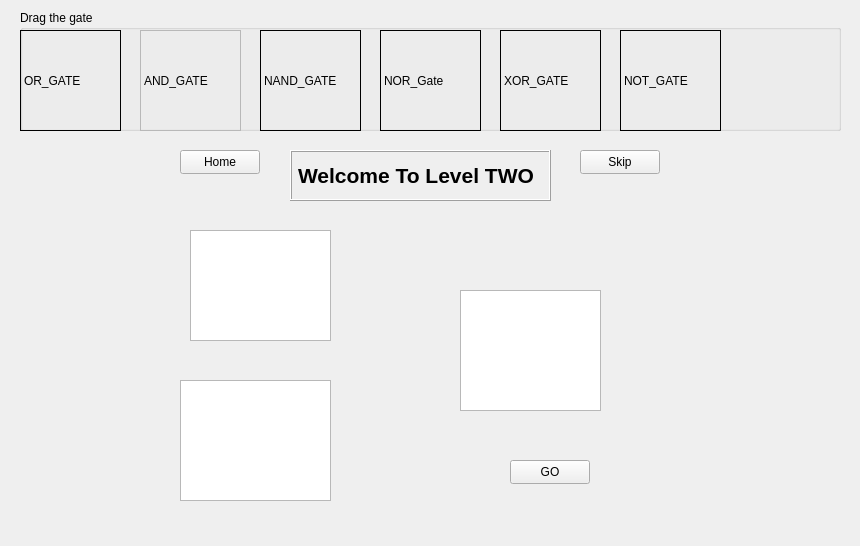
<?xml version="1.0" encoding="UTF-8"?>
<ui version="4.0">
 <class>Form</class>
 <widget class="QWidget" name="Form">
  <property name="geometry">
   <rect>
    <x>0</x>
    <y>0</y>
    <width>860</width>
    <height>546</height>
   </rect>
  </property>
  <property name="windowTitle">
   <string>Form</string>
  </property>
  <property name="styleSheet">
   <string notr="true"/>
  </property>
  <widget class="QLabel" name="label">
   <property name="geometry">
    <rect>
     <x>0</x>
     <y>0</y>
     <width>851</width>
     <height>541</height>
    </rect>
   </property>
   <property name="styleSheet">
    <string notr="true">background-image: url(:/icons/wallpaper10.png);</string>
   </property>
   <property name="text">
    <string/>
   </property>
  </widget>
  <widget class="QGraphicsView" name="graphicsView">
   <property name="geometry">
    <rect>
     <x>190</x>
     <y>230</y>
     <width>141</width>
     <height>111</height>
    </rect>
   </property>
  </widget>
  <widget class="QGraphicsView" name="graphicsView_2">
   <property name="geometry">
    <rect>
     <x>180</x>
     <y>380</y>
     <width>151</width>
     <height>121</height>
    </rect>
   </property>
  </widget>
  <widget class="QGraphicsView" name="graphicsView_3">
   <property name="geometry">
    <rect>
     <x>460</x>
     <y>290</y>
     <width>141</width>
     <height>121</height>
    </rect>
   </property>
  </widget>
  <widget class="QGroupBox" name="groupBox">
   <property name="geometry">
    <rect>
     <x>20</x>
     <y>10</y>
     <width>821</width>
     <height>121</height>
    </rect>
   </property>
   <property name="styleSheet">
    <string notr="true"/>
   </property>
   <property name="title">
    <string>Drag the gate</string>
   </property>
   <widget class="Custom_Label" name="orGateLabel">
    <property name="geometry">
     <rect>
      <x>0</x>
      <y>20</y>
      <width>101</width>
      <height>101</height>
     </rect>
    </property>
    <property name="frameShape">
     <enum>QFrame::Box</enum>
    </property>
    <property name="text">
     <string>OR_GATE</string>
    </property>
   </widget>
   <widget class="Custom_Label" name="andGateLabel">
    <property name="geometry">
     <rect>
      <x>120</x>
      <y>20</y>
      <width>101</width>
      <height>101</height>
     </rect>
    </property>
    <property name="frameShape">
     <enum>QFrame::StyledPanel</enum>
    </property>
    <property name="text">
     <string>AND_GATE</string>
    </property>
   </widget>
   <widget class="Custom_Label" name="nandGateLabel">
    <property name="geometry">
     <rect>
      <x>240</x>
      <y>20</y>
      <width>101</width>
      <height>101</height>
     </rect>
    </property>
    <property name="frameShape">
     <enum>QFrame::Box</enum>
    </property>
    <property name="text">
     <string>NAND_GATE</string>
    </property>
   </widget>
   <widget class="Custom_Label" name="norGateLabel">
    <property name="geometry">
     <rect>
      <x>360</x>
      <y>20</y>
      <width>101</width>
      <height>101</height>
     </rect>
    </property>
    <property name="styleSheet">
     <string notr="true"/>
    </property>
    <property name="frameShape">
     <enum>QFrame::Box</enum>
    </property>
    <property name="text">
     <string>NOR_Gate</string>
    </property>
   </widget>
   <widget class="Custom_Label" name="xorGateLabel">
    <property name="geometry">
     <rect>
      <x>480</x>
      <y>20</y>
      <width>101</width>
      <height>101</height>
     </rect>
    </property>
    <property name="frameShape">
     <enum>QFrame::Box</enum>
    </property>
    <property name="text">
     <string>XOR_GATE</string>
    </property>
   </widget>
   <widget class="Custom_Label" name="notGateLabel">
    <property name="geometry">
     <rect>
      <x>600</x>
      <y>20</y>
      <width>101</width>
      <height>101</height>
     </rect>
    </property>
    <property name="frameShape">
     <enum>QFrame::Box</enum>
    </property>
    <property name="text">
     <string>NOT_GATE</string>
    </property>
   </widget>
  </widget>
  <widget class="QLabel" name="label_2">
   <property name="geometry">
    <rect>
     <x>290</x>
     <y>150</y>
     <width>261</width>
     <height>51</height>
    </rect>
   </property>
   <property name="font">
    <font>
     <pointsize>16</pointsize>
     <bold>true</bold>
    </font>
   </property>
   <property name="frameShape">
    <enum>QFrame::Box</enum>
   </property>
   <property name="frameShadow">
    <enum>QFrame::Raised</enum>
   </property>
   <property name="text">
    <string>Welcome To Level TWO</string>
   </property>
   <property name="textFormat">
    <enum>Qt::MarkdownText</enum>
   </property>
  </widget>
  <widget class="QPushButton" name="homeButton">
   <property name="geometry">
    <rect>
     <x>180</x>
     <y>150</y>
     <width>80</width>
     <height>24</height>
    </rect>
   </property>
   <property name="text">
    <string>Home</string>
   </property>
  </widget>
  <widget class="QPushButton" name="skipButton">
   <property name="geometry">
    <rect>
     <x>580</x>
     <y>150</y>
     <width>80</width>
     <height>24</height>
    </rect>
   </property>
   <property name="text">
    <string>Skip</string>
   </property>
  </widget>
  <widget class="QPushButton" name="pushButton">
   <property name="geometry">
    <rect>
     <x>510</x>
     <y>460</y>
     <width>80</width>
     <height>24</height>
    </rect>
   </property>
   <property name="text">
    <string>GO</string>
   </property>
  </widget>
 </widget>
 <customwidgets>
  <customwidget>
   <class>Custom_Label</class>
   <extends>QLabel</extends>
   <header>events.h</header>
  </customwidget>
 </customwidgets>
 <resources/>
 <connections/>
</ui>
